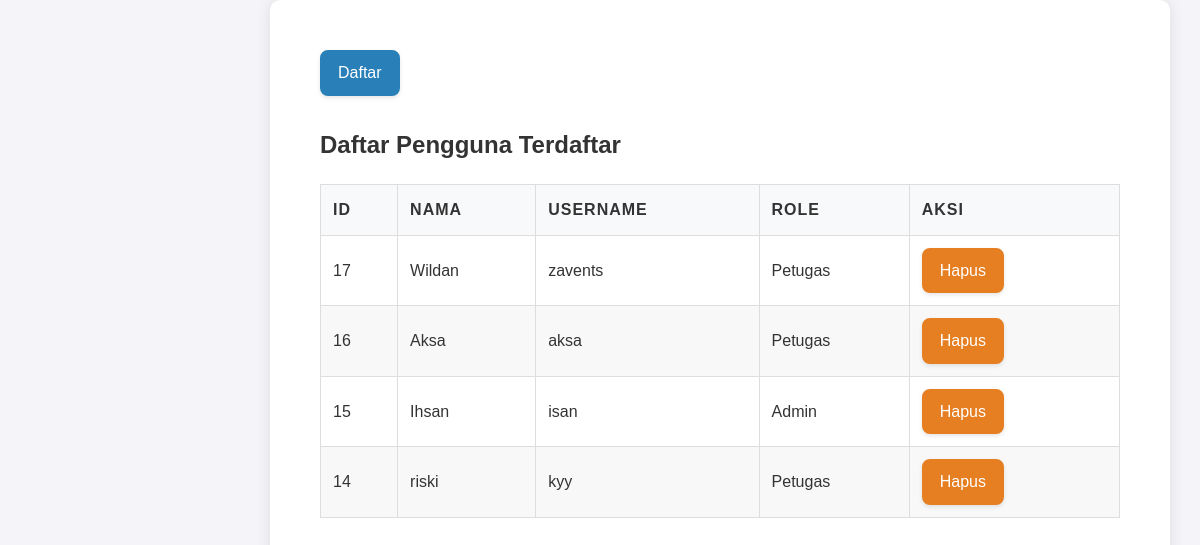
Screenshot of /register.php (signed in) with the database file from the repository.
### tables this page shows
CREATE TABLE `users` (
  `id_user` int(12) NOT NULL,
  `username` varchar(255) NOT NULL,
  `name` varchar(255) NOT NULL,
  `password` varchar(255) NOT NULL,
  `level` enum('admin','petugas') NOT NULL
);

### register.php (the view, shortened to what this page needs)
<?php
include 'config.php';
$query_users = "SELECT * FROM users ORDER BY id_user DESC";
$result_users = $koneksi->query($query_users);
?>
<!DOCTYPE html>
<html lang="id">
<head>
    <link rel="stylesheet" href="style.css">
</head>
<body>
    <div class="container">
           <a href="fungsi/tambah_user.php" class="btn-tambah">Daftar</a>
        <h2>Daftar Pengguna Terdaftar</h2>
        <table class="user-table">
            <thead>
                <tr>
                    <th>ID</th>
                    <th>nama</th>
                    <th>Username</th>
                    <th>Role</th>
                    <th>Aksi</th>
                </tr>
            </thead>
            <tbody>
                <?php
                if ($result_users->num_rows > 0) {
                    while ($row = $result_users->fetch_assoc()) {
                        echo "<tr>
                                <td>{$row['id_user']}</td>
                                <td>{$row['name']}</td>
                                <td>{$row['username']}</td>
                                <td>" . ucfirst($row['level']) . "</td>
                                <td>
                                    <a href='fungsi/delete_user.php?id={$row['id_user']}' class='btn-hapus'
                                       onclick='return confirm(\"Yakin ingin menghapus user ini?\")'>
                                        Hapus
                                    </a>
                                </td>
                              </tr>";
                    }
                } else {
                    echo "<tr><td colspan='3'>Belum ada user terdaftar</td></tr>";
                }
                ?>
            </tbody>
        </table>
    </div>
</body>
</html>

### style.css (style rules this page uses)
body { margin: 0; font-family: 'Roboto', sans-serif; background-color: #f4f6f8; color: #333; line-height: 1.6; }
.dashboard-container, .container, .supplier-container { margin-left: 270px; padding: 40px; background-color: #f8f9fa; min-height: 100vh; transition: margin-left 0.3s ease; }
table { width: 100%; border-collapse: collapse; margin-top: 30px; transition: all 0.3s ease; }
table th, table td { padding: 18px; border: 1px solid #ddd; text-align: left; }
table th { background-color: #2980b9; color: #fff; text-transform: uppercase; letter-spacing: 1px; }
table tr:nth-child(even) { background-color: #f8f8f8; }
.btn-simpan, .btn-batal, .btn-tambah, .btn-edit, .btn-hapus { padding: 12px 20px; border: none; border-radius: 8px; color: #fff; font-size: 16px; cursor: pointer; transition: background 0.3s, transform 0.2s; margin-right: 10px; box-shadow: 0 2px 4px rgba(0, 0, 0, 0.1); }
.btn-tambah { background-color: #2980b9; color: #ffffff; border: 2px solid #2980b9; border-radius: 8px; padding: 8px 16px; font-size: 16px; text-decoration: none; display: inline-block; transition: all 0.3s ease; box-shadow: 0 2px 4px rgba(0,0,0,0.1); }
.btn-hapus { background-color: #e67e22; color: #fff; border: 2px solid #e67e22; border-radius: 8px; padding: 8px 16px; font-size: 16px; text-decoration: none; display: inline-block; transition: all 0.3s ease; box-shadow: 0 2px 4px rgba(0,0,0,0.1); }
.user-table { margin-top: 40px; width: 100%; border-collapse: collapse; }
.user-table th, .user-table td { padding: 12px; text-align: left; border-bottom: 1px solid #ddd; }
.user-table th { background-color: #f8f9fa; }

### register.php (style rules this page uses)
body { font-family: 'Arial', sans-serif; background-color: #f4f4f9; margin: 0; padding: 0; }
.container { max-width: 800px; margin-left: 60px auto; padding: 50px; background-color: #fff; box-shadow: 0 0 15px rgba(0, 0, 0, 0.1); border-radius: 10px; }
h2 { color: #333; margin-top: 30px; margin-bottom: 15px; }
.user-table { width: 100%; border-collapse: collapse; margin-top: 20px; }
.user-table th, .user-table td { padding: 12px; text-align: left; border-bottom: 1px solid #ddd; }
.user-table th { background-color: #f8f9fa; font-weight: bold; color: #333; }

### rows the page displays
users: id_user "17", name "Wildan", username "zavents", level "Petugas"
users: id_user "16", name "Aksa", username "aksa", level "Petugas"
users: id_user "15", name "Ihsan", username "isan", level "Admin"
users: id_user "14", name "riski", username "kyy", level "Petugas"
